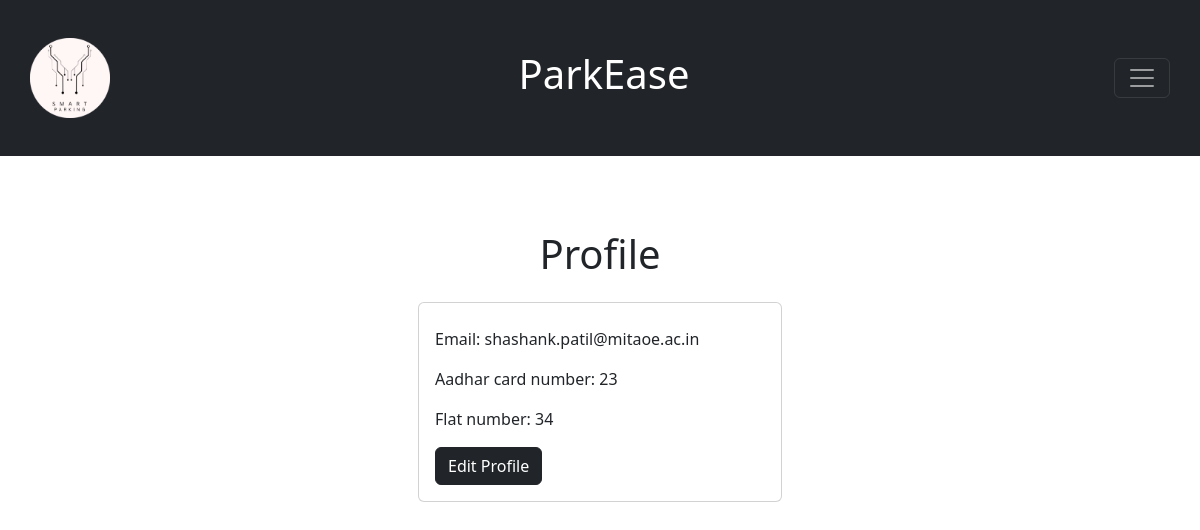
The page /profile (signed in) on the database as committed earlier.
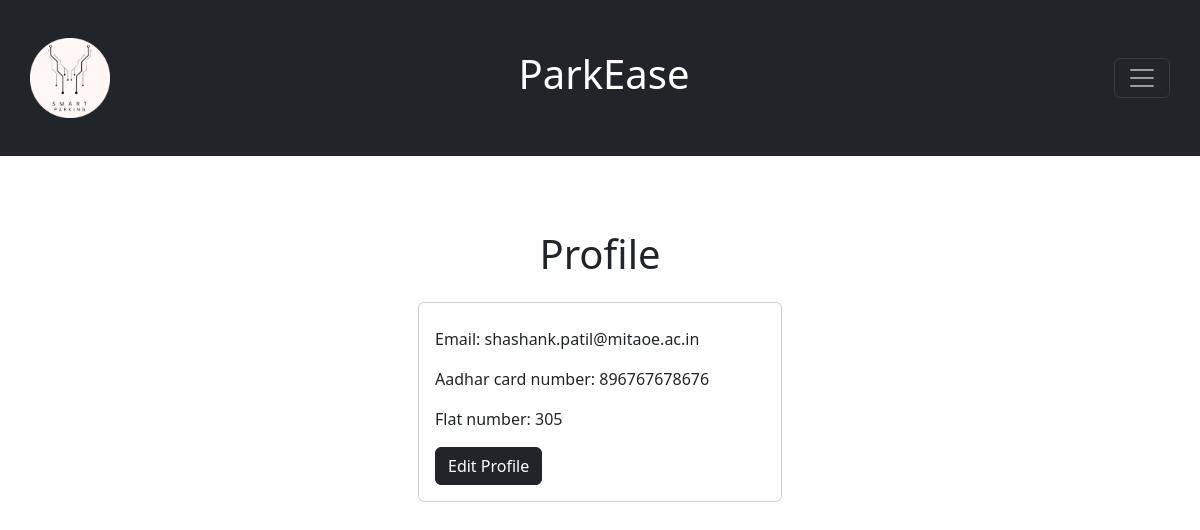
The same page on the database as committed later.
### main_project/main.py (models this page shows)
class User(db.Model, UserMixin):
    __tablename__ = 'users'
    id = db.Column(db.Integer, primary_key=True)
    user_name = db.Column(db.String(80), nullable=False)
    usr_email = db.Column(db.String(80), nullable=False, unique=True)
    password = db.Column(db.String(80), nullable=False)
    flat_no = db.Column(db.Integer(), nullable=False, unique=True)
    aadhar_no = db.Column(db.Integer(), nullable=False, unique=True)
    phone_no = db.Column(db.Integer(), nullable=False, unique=True)

### main_project/main.py (the view)
@parking_system.route("/profile")
@login_required
def profile():
    user_list = User.query.all()  # Get all user information from table.
    return render_template("profile.html", user_logged_in=current_user.is_authenticated, u_list=user_list)

### main_project/main.py (called while the page is built)
@login_manager.user_loader
def load_user(user_id):
    return User.query.get(int(user_id))

### main_project/templates/profile.html (shortened to what this page needs)
{% include "header.html" %}
    <div class="container-fluid prof">
      <div class="header">
        <h1 class="text-center mb-0">Profile</h1>
      </div>
      <div class="row justify-content-center mt-4">
        <div class="col-md-4">
          <div class="card">
            <div class="card-body">
              {% for user in u_list: %}
              {% if user.id == current_user.id %}
              <p class="card-text">Email: {{ user.usr_email }}</p>
              <p class="card-text">Aadhar card number: {{ user.aadhar_no }}</p>
              <p class="card-text">Flat number: {{ user.flat_no }}</p>
              <a href="{{ url_for('edit_prof') }}" class="btn btn-dark">Edit Profile</a>
              {% endif %}
              {% endfor %}
            </div>
          </div>
        </div>
      </div>
    </div>

Rows that differ between the two databases and show on the page:
changed User "shashank.patil@mitaoe.ac.in": aadhar_no "23" → "896767678676"; flat_no "34" → "305"
